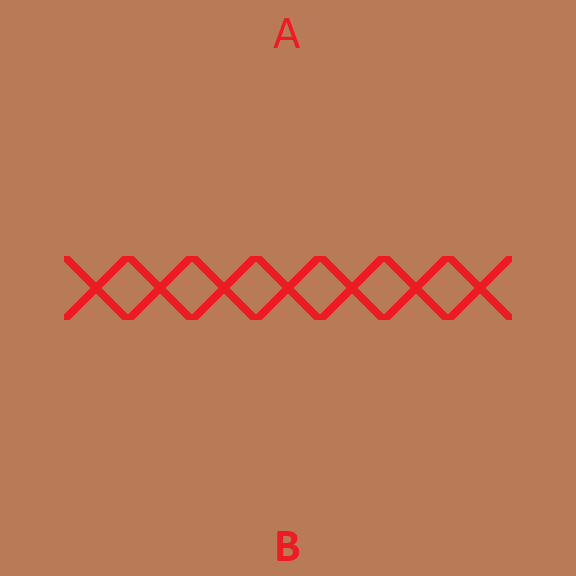

This game map was drawn from its Tiled (.tmx) file and the tilesets committed beside it. A one-line description and the full map source follow:
An orthogonal 9x9 tile map with 64x64 px tiles, 1 tile layer (Calque de Tuiles 1) and 1 object.

<map version="1.5" tiledversion="1.5.0" orientation="orthogonal" renderorder="right-down" width="9" height="9" tilewidth="64" tileheight="64" infinite="0" nextlayerid="2" nextobjectid="1">
 <tileset firstgid="1" name="tiles" tilewidth="64" tileheight="64" tilecount="4" columns="0">
  <grid orientation="orthogonal" width="1" height="1" />
  <tile id="0">
   <image width="64" height="64" source="A.png" />
  </tile>
  <tile id="1">
   <image width="64" height="64" source="B.png" />
  </tile>
  <tile id="2">
   <image width="64" height="64" source="collider.png" />
   <objectgroup draworder="index" id="2">
    <object id="1" x="0.0796317" y="0.0796317" width="63.8646" height="63.785" />
   </objectgroup>
  </tile>
  <tile id="3">
   <image width="64" height="64" source="sol.png" />
  </tile>
 </tileset>
 <layer id="1" name="Calque de Tuiles 1" width="9" height="9">
  <data encoding="csv">
4,4,4,4,1,4,4,4,4,
4,4,4,4,4,4,4,4,4,
4,4,4,4,4,4,4,4,4,
4,4,4,4,4,4,4,4,4,
4,3,3,3,3,3,3,3,4,
4,4,4,4,4,4,4,4,4,
4,4,4,4,4,4,4,4,4,
4,4,4,4,4,4,4,4,4,
4,4,4,4,2,4,4,4,4
</data>
 </layer>
</map>
